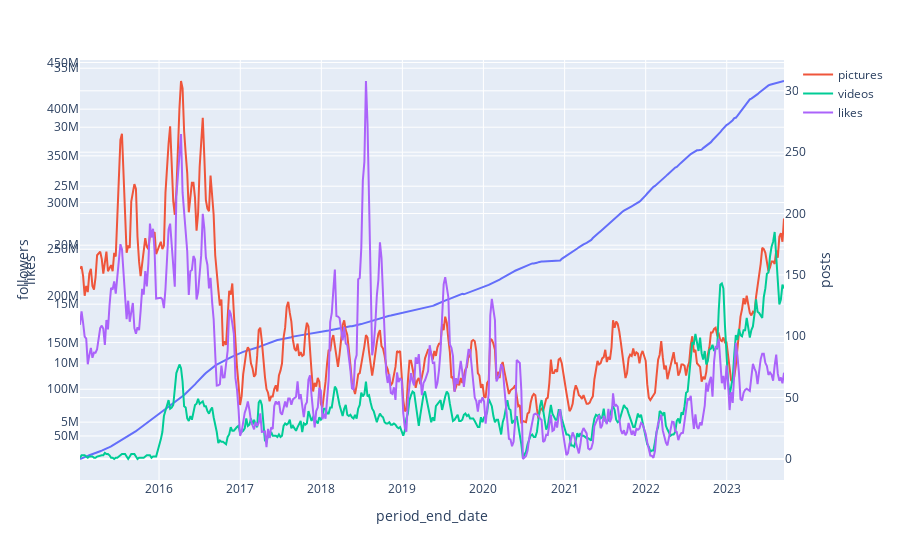

The notebook cell saved with this chart:
### Markdown cell above
First lets plot this data

### Code cell
plotting_df = nike_comb_df

# Create Plotly Express plot
fig = px.line(plotting_df, x='period_end_date', y='followers')

# Add another trace for Value2 on a secondary y-axis
fig.add_trace(go.Scatter(x=plotting_df['period_end_date'], y=plotting_df['pictures'], name='pictures', yaxis='y2'))
fig.add_trace(go.Scatter(x=plotting_df['period_end_date'], y=plotting_df['videos'], name='videos', yaxis='y2'))
fig.add_trace(go.Scatter(x=plotting_df['period_end_date'], y=plotting_df['likes'], name='likes', yaxis='y3'))

# Update layout to add secondary y-axis
fig.update_layout(
    yaxis2=dict(title='posts', overlaying='y', side='right'),
    yaxis3=dict(title='likes', overlaying='y', side='left')
)

# Show plot
fig.show()

### Figure 1 — Plotly figure (JSON) as saved in the notebook; plotly's stock layout.template omitted (floating-point values rounded to 4 significant figures; data arrays with more than 128 entries replaced by an {"elided": "..."} marker saying what was removed)
{"data": [{"hovertemplate": "period_end_date=%{x}<br>followers=%{y}<extra></extra>", "legendgroup": "", "line": {"color": "#636efa", "dash": "solid"}, "marker": {"symbol": "circle"}, "mode": "lines", "name": "", "orientation": "v", "showlegend": false, "type": "scatter", "x": {"elided": "438 str values"}, "xaxis": "x", "y": {"elided": "438 int values"}, "yaxis": "y"}, {"name": "pictures", "type": "scatter", "x": {"elided": "438 str values"}, "y": {"elided": "438 int values"}, "yaxis": "y2"}, {"name": "videos", "type": "scatter", "x": {"elided": "438 str values"}, "y": {"elided": "438 int values"}, "yaxis": "y2"}, {"name": "likes", "type": "scatter", "x": {"elided": "438 str values"}, "y": {"elided": "438 int values"}, "yaxis": "y3"}], "layout": {"legend": {"tracegroupgap": 0}, "margin": {"t": 60}, "xaxis": {"anchor": "y", "domain": [0, 1], "title": {"text": "period_end_date"}}, "yaxis": {"anchor": "x", "domain": [0, 1], "title": {"text": "followers"}}, "yaxis2": {"overlaying": "y", "side": "right", "title": {"text": "posts"}}, "yaxis3": {"overlaying": "y", "side": "left", "title": {"text": "likes"}}}}
